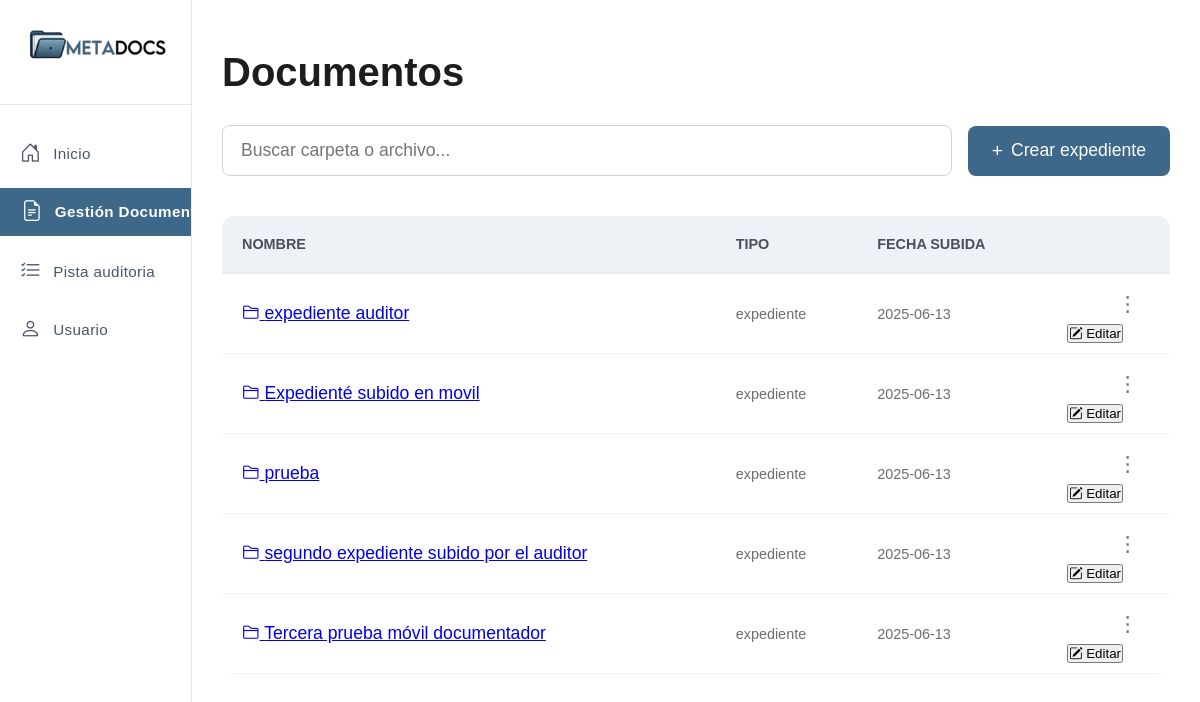
Page /app/vistas/auditor/archivos_auditor.php (signed in) on the committed database.
### tables this page shows
CREATE TABLE `expedientes` (
  `id_expediente` int(11) NOT NULL,
  `nombre` varchar(50) NOT NULL,
  `descripcion` text NOT NULL,
  `fecha_creacion` date DEFAULT current_timestamp(),
  `expediente_padre` int(11) DEFAULT NULL,
  `id_area` int(11) DEFAULT NULL,
  `estado` enum('aprobado','revision') DEFAULT NULL,
  `autor` int(11) NOT NULL
);

### app/helpers/info_usuario.php (called while the page is built, shortened)
<?php
require_once 'conexion_bd.php';
$id_usuario = $_SESSION['id_log'];
$sentencia = $conexion_metadocs->prepare("SELECT * FROM usuarios WHERE id_usuario = ?");
$sentencia->bind_param("i", $id_usuario);
$sentencia->execute();
$resultado = $sentencia->get_result();
$usuario = $resultado->fetch_assoc();
?>

### app/backend/auditor/gestor_archivos_auditor.php (called while the page is built, shortened)
<?php
require_once '../../helpers/conexion_bd.php';
require_once '../../helpers/info_usuario.php';
$area = $usuario['id_area'];
function obtenerExpedientes($conexion, $padreId, $area) {
    if ($padreId === 0) {
        $sql_obtenerExpediente = "SELECT id_expediente, nombre, descripcion, fecha_creacion FROM `expedientes` WHERE (expediente_padre IS NULL OR expediente_padre = 0) AND id_area = ? AND estado ='aprobado'  ORDER BY nombre";
        $sentencia_expedientes = $conexion->prepare($sql_obtenerExpediente);
        $sentencia_expedientes->bind_param('i', $area);
        $sentencia_expedientes->execute();
        $resultado_expedientes = $sentencia_expedientes->get_result();
    }
    return $resultado_expedientes ? $resultado_expedientes->fetch_all(MYSQLI_ASSOC) : [];
}
?>

### app/vistas/auditor/archivos_auditor.php (the view, shortened to what this page needs)
<?php
require_once '../../backend/auditor/gestor_archivos_auditor.php';
$padre_id = isset($_GET['id_expediente']) ? $_GET['id_expediente'] : 0;
$expediente_seleccionado = $padre_id;
$carpetas = obtenerExpedientes($conexion_metadocs, $padre_id, $area);
?>
<!DOCTYPE html>
<html lang="es">
<head>
    <link rel="stylesheet" href="https://cdn.jsdelivr.net/npm/bootstrap-icons@1.11.3/font/bootstrap-icons.min.css">
    <link rel="stylesheet" href="../../../componentes/css/admin/panel.css">
    <link rel="stylesheet" href="../../../componentes/css/documentador/modal_expediente.css">
    <link rel="stylesheet" href="../../../componentes/css/auditor/archivos_auditor.css">
</head>
<body>
    <main id="cuerpo">
        <nav id="menu-lateral" class="menu-lateral">
            <figure id="img_menu">
                <img src="../../../componentes/img/Imagen de WhatsApp 2025-05-01 a las 11.52.47_deffc20c.jpg" alt="imagen del menu lateral">
            </figure>
            <ul>
                <li>
                    <a href="auditor_inicio.php" >
                        <i class="bi bi-house-door"></i>
                        Inicio
                    </a>
                </li>
                <li class="gestion_usuario">
                    <a href="#" id="gestion-usuarios" class="activo">
                        <i class="bi bi-file-earmark-text" ></i>
                        Gestión Documentos
                    </a>
                </li>
                <li>
                    <a href="">
                        <i class="bi bi-list-check"></i>
                        Pista auditoria
                    </a>
                </li>
                <li class="gestion-usuarios">
                    <a href="#" id="cerrado-usuarios">
                        <i class="bi bi-person"></i>
                        Usuario
                    </a>
                </li>
            </ul>
        </nav>
        <section id="admin-contenido" class="admin">
            <?php if ($expediente_seleccionado): ?>
            <div class="title-button-container">
                <h1>Documentos</h1>
                <div class="header-buttons">
                    <button type="button" id="btn_documento">
                        <i class="bi bi-cloud-upload"></i> Subir documento
                    </button>
                    <button type="button" id="btn_crear">
                        <i class="bi bi-plus-circle"></i> Crear expediente
                    </button>
                </div>
            </div>
            <?php else: ?>
            <h1>Documentos</h1>
            <?php endif; ?>
            <div class="buscar-documentos">
                <input type="text" class="input-buscar" placeholder="Buscar carpeta o archivo...">
                <?php if (!$expediente_seleccionado): ?>
                <button class="btn-crear" id="btn_crear">Crear expediente</button>
                <?php endif; ?>
            </div>
            <article class="tabla-documentos">
                <table>
                <thead>
                    <tr class="table-cabeza">
                        <th>NOMBRE</th>
                        <th>TIPO</th>
                        <th>FECHA SUBIDA</th>
                        <th></th>
                    </tr>
                </thead>
                <tbody>
                    <?php
                    if (!empty($carpetas)):
                        foreach ($carpetas as $carpeta):
                    ?>
                        <tr class="documentos" data-url="?id_expediente=<?= $carpeta['id_expediente']; ?>">
                            <td class="documento-nombre">
                                <a href="?id_expediente=<?= $carpeta['id_expediente']; ?>">
                                    <i class="bi bi-folder2"></i> <?= htmlspecialchars($carpeta['nombre']); ?>
                                </a>
                            </td>
                            <td class="documento-tipo">expediente</td>
                            <td class="documento-fecha"><?= htmlspecialchars($carpeta['fecha_creacion']); ?></td>
                            <td class="documento-accion">
                                <button class="btn_accion" data-id="<?= $carpeta['id_expediente']; ?>">⋮</button>
                                <div class="action-dropdown-menu">
                                    <button class="action-dropdown-item edit-expediente">
                                        <i class="bi bi-pencil-square"></i> Editar
                                    </button>
                                </div>
                            </td>
                        </tr>
                    <?php
                        endforeach;
                    endif;
                    ?>
                </tbody>
                </table>
            </article>
        </section>
    </main>
</body>
</html>

### componentes/css/admin/panel.css (style rules this page uses)
* { box-sizing: border-box; margin: 0; padding: 0; transition: all 0.7s; }
html, body { height: 100%; }
body { font-family: Arial, sans-serif; background-color: #FFFFFF; display: flex; flex-direction: column; width: 100%; }
#cuerpo { display: flex; flex-direction: row; width: 100%; height: 100%; }
#menu-lateral { background: #FFFFFF; border-right: 1px solid #e2e8f0; position: fixed; top: 0; left: 0; z-index: 1000; display: flex; flex-direction: column; height: 100vh; width: 65%; transform: translateX(-100%); flex-shrink: 0; }
#img_menu { text-align: center; padding: 20px 15px 30px; border-bottom: 1px solid #e2e8f0; margin-bottom: 25px; }
#img_menu img { width: 140px; border-radius: 8px; }
#menu-lateral ul { list-style: none; display: flex; flex-direction: column; gap: 8px; padding: 0; }
.gestion_usuario a, .gestion-usuarios a { position: relative; display: flex; align-items: center; color: #4A5568; text-decoration: none; font-size: 1.1rem; padding: 14px 20px; width: 100%; margin-bottom: 4px; letter-spacing: 0.025em; }
.gestion_usuario a .bi, .gestion-usuarios a .bi { font-size: 1.3rem; margin-right: 12px; }
#menu-lateral li a { display: flex; align-items: center; color: #4A5568; text-decoration: none; font-size: 1.1rem; padding: 14px 20px; width: 100%; margin-bottom: 4px; letter-spacing: 0.025em; }
#menu-lateral li a .bi { font-size: 1.3rem; margin-right: 12px; }
#menu-lateral a.activo { background-color: #3D688A; white-space: nowrap; color: #FFFFFF; font-weight: 600; padding-left: calc(1.62rem - 4.32px); }
#admin-contenido { padding: 20px; margin-top: 20px; width: 100%; }
@media screen and (min-width: 1024px) { #img_menu img { width: 140px; } }
@media screen and (min-width: 1024px) { #menu-lateral { width: 16%; transform: translateX(0) !important; } }
@media screen and (min-width: 1024px) { #menu-lateral ul { padding: 0; gap: 6px; } }
@media screen and (min-width: 1024px) { #admin-contenido { margin-left: 16%; padding: 30px; } }
@media screen and (min-width: 1024px) { #menu-lateral li a { font-size: 0.95rem; padding: 12px 20px; } }
@media screen and (min-width: 1024px) { .gestion_usuario a, .gestion-usuarios a { font-size: 0.95rem; padding: 12px 20px; } }

### rows in the picture
expedientes: nombre "expediente auditor", fecha_creacion "2025-06-13"
expedientes: nombre "Expedienté subido en movil", fecha_creacion "2025-06-13"
expedientes: nombre "prueba", fecha_creacion "2025-06-13"
expedientes: nombre "segundo expediente subido por el auditor", fecha_creacion "2025-06-13"
expedientes: nombre "Tercera prueba móvil documentador", fecha_creacion "2025-06-13"
